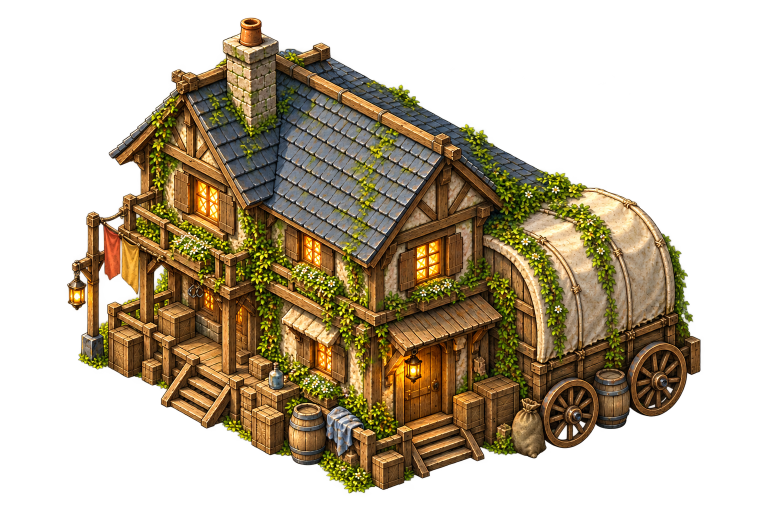
#> input picture assets/source/rare-landmarks-v1/01-merchants-last-stop-grid-v3.png, 1536 x 1024 px (shown at 1/2 size); its folder holds only this picture in this run
$ python audit-line-directions.py
#> lines starting #> are read from the running program, lines starting #| are printed output that depends on the picture; after the words box and inside, x2 and y2 are one past the last pixel; in counts of white or black regions, pixels touching at a corner belong together
"""Read-only line-direction diagnostic; roof slopes and irregular ruins require visual review."""
from pathlib import Path
from PIL import Image
import numpy as np, json
root=Path(__file__).parent
results=[]
for f in sorted(root.glob('*.png')):
    if '-grid-v2' in f.name: continue
    im=Image.open(f).convert('RGBA')
#> im is the input picture: PIL image 1536x1024 RGBA; mean R, G, B, A 75.8, 60.6, 31.4, 120.7
    im.thumbnail((768,768))
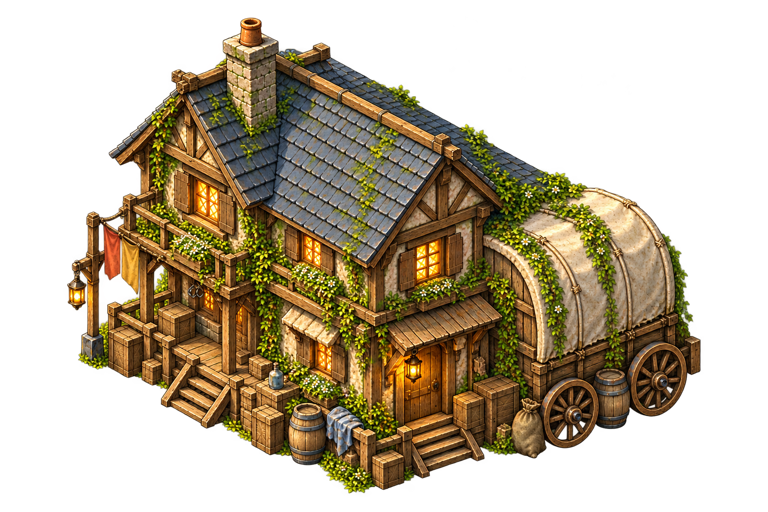
#> im: PIL image 768x512 RGBA; mean R, G, B, A 58.8, 46.6, 25.1, 120.8; transparent parts drawn white
    a=np.asarray(im).astype(float)
    gray=a[:,:,:3].mean(axis=2)
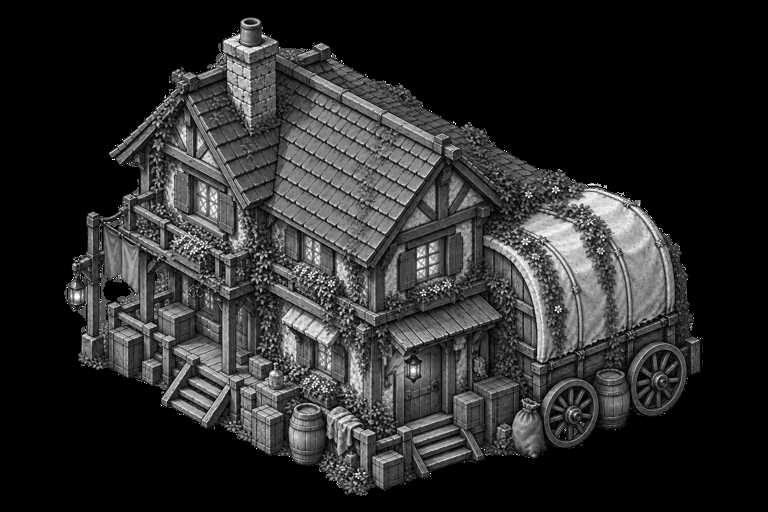
#> gray: shape (512, 768) float64; min 0, max 255, mean 43.5
    gy,gx=np.gradient(gray)
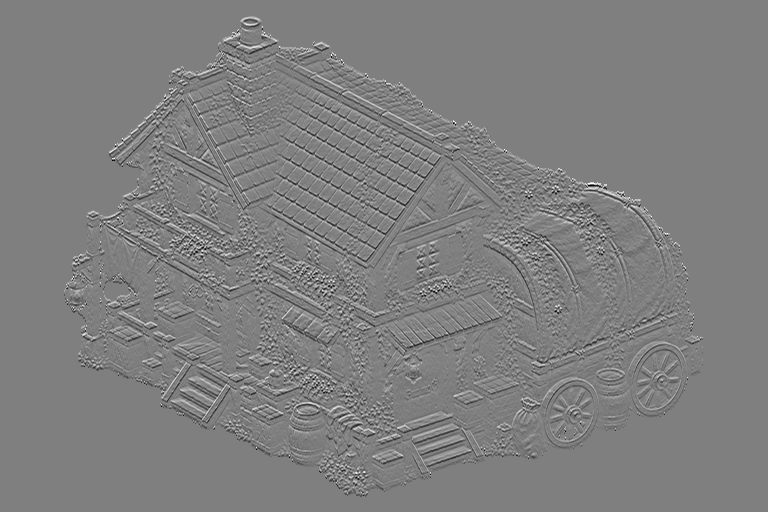
#> gy: shape (512, 768) float64; min -127.5, max 127.5, mean 0; drawn with min black and max white
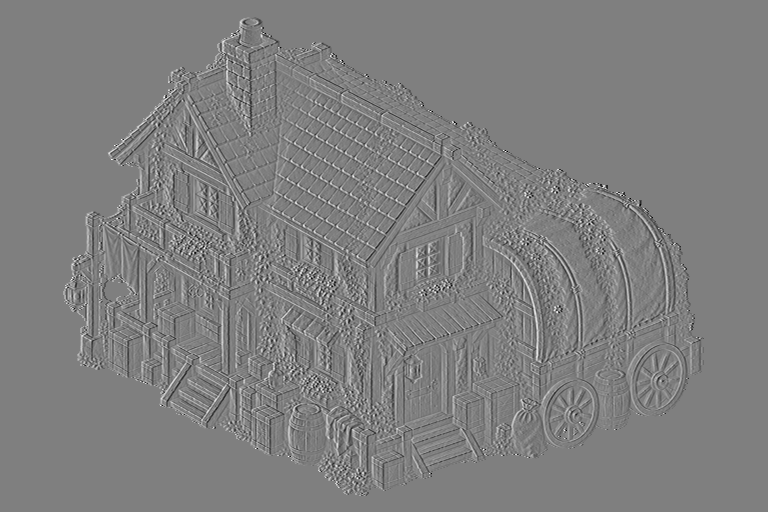
#> gx: shape (512, 768) float64; min -127.5, max 127.5, mean 0; drawn with min black and max white
    mag=np.hypot(gx,gy)
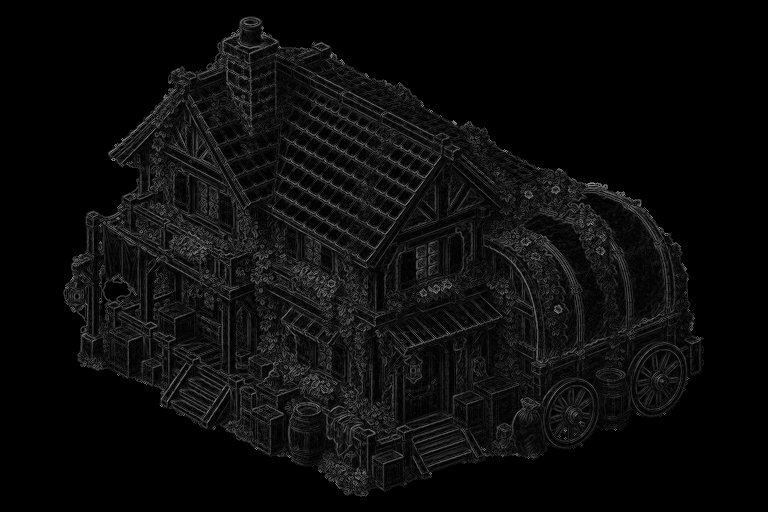
#> mag: shape (512, 768) float64; min 0, max 153.2, mean 12
    yy,xx=np.indices(gray.shape)
    mask=(mag>28)&(a[:,:,3]>200)&(yy>gray.shape[0]*.38)&(yy<gray.shape[0]*.95)
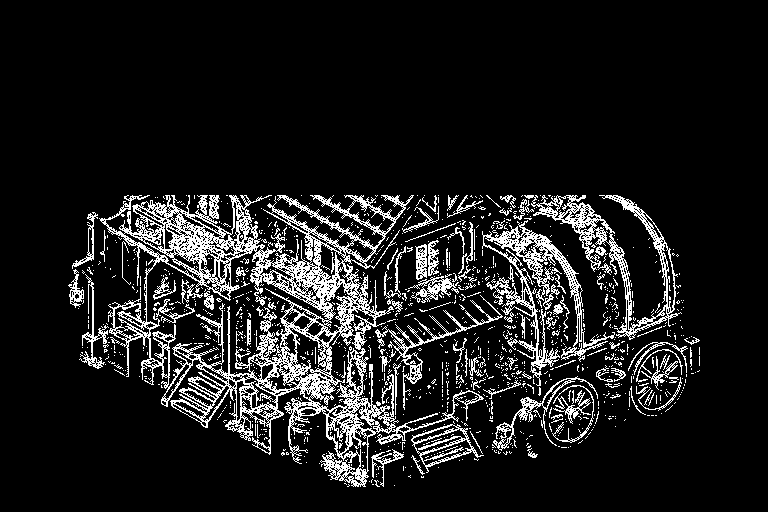
#> mask: shape (512, 768) bool; 11.4% white in thin lines or dots, all inside (x1, y1, x2, y2) = (68, 195, 700, 487)
    y,x=yy[mask],xx[mask]
    dx,dy=gx[mask],gy[mask]
    scans=[]
    for sign in [-1,1]:
        scores=[]
        for slope in np.arange(.25,.76,.005)*sign:
            align=np.abs(dx+slope*dy)/(np.hypot(dx,dy)*np.sqrt(1+slope*slope)+1e-6)
            take=align<.16
            bins=np.rint(y[take]-slope*x[take]+1024).astype(int)
            h=np.bincount(bins,minlength=3072)
            conv=np.convolve(h,np.ones(4),mode='valid')
            score=float(conv.max()) if len(conv) else 0
            scores.append((score,float(slope)))
        scans.append(sorted(scores,reverse=True)[:5])
#> after the loop, scans = [[(138, -0.445), (135, -0.45), (134, -0.44), (133, -0.415), (132, -0.42)], [(146, 0.51), (142, 0.565), (140, 0.58), (140, 0.575), (140, 0.555)]]
    results.append({'file':f.name,'strong_line_candidates':scans,'note':'Diagnostic only: sloped roofs and detailed trim can dominate.'})
(root/'line-direction-diagnostic.json').write_text(json.dumps(results,indent=2))
for r in results: print(r['file'],[round(s[0][1],3) for s in r['strong_line_candidates']])
#> this loop made 1 pass
#| 01-merchants-last-stop-grid-v3.png [-0.445, 0.51]

$ run again, on assets/source/rare-landmarks-v1/02-overgrown-bathhouse-grid-v5.png
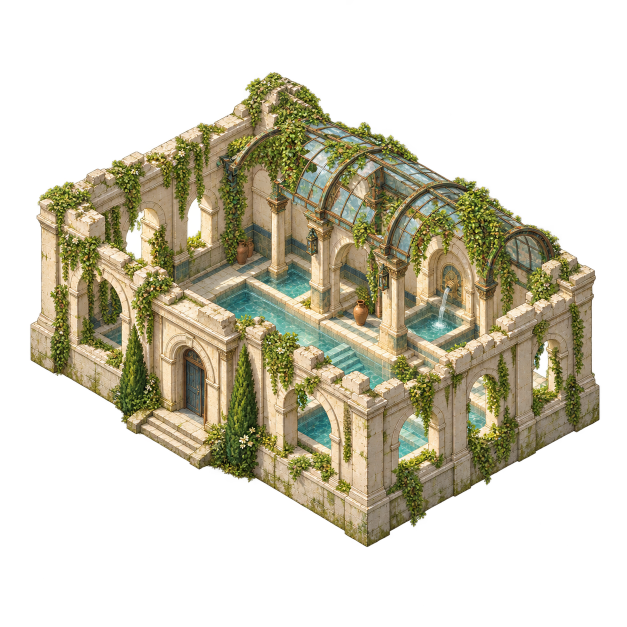
#> input picture assets/source/rare-landmarks-v1/02-overgrown-bathhouse-grid-v5.png, 1254 x 1254 px (shown at 1/2 size)
#> im is the input picture: PIL image 1254x1254 RGBA; mean R, G, B, A 65.9, 61.6, 43.2, 109.9
#> im: PIL image 768x768 RGBA
#> `gy,gx=np.gradient(gray)`:
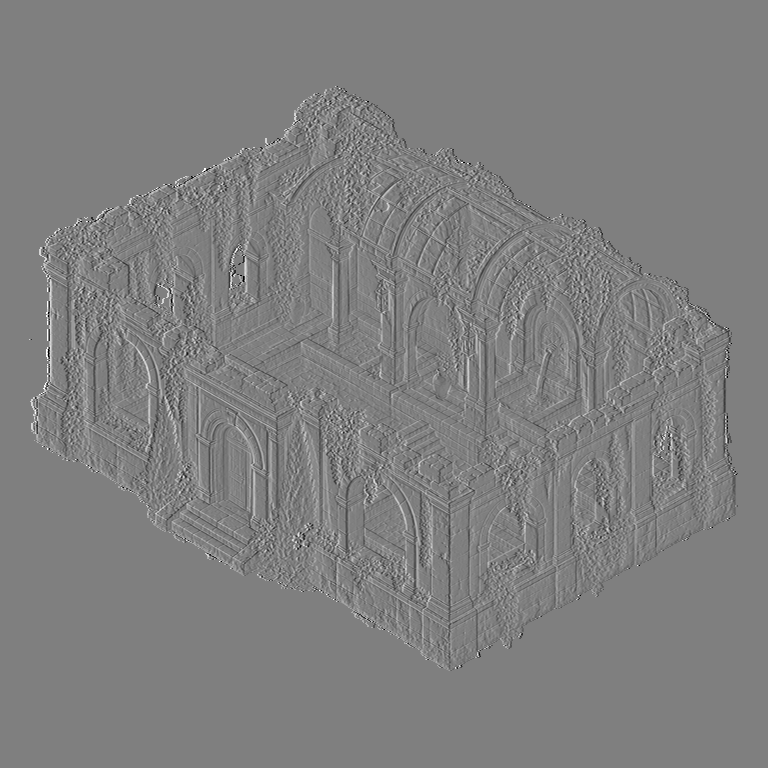
#> gx: shape (768, 768) float64; min -127.5, max 127.5, mean 0; drawn with min black and max white
#> `mask=(mag>28)&(a[:,:,3]>200)&(yy>gray.shape[0]*.38)&(yy<gray.shape[0]*..`:
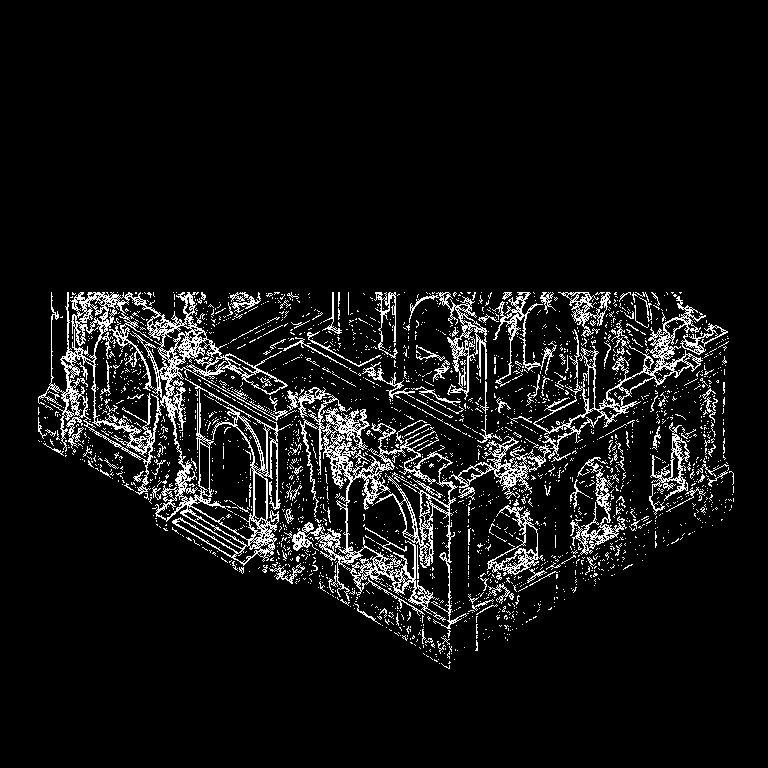
#> mask: shape (768, 768) bool; 7.4% white in thin lines or dots, all inside (x1, y1, x2, y2) = (38, 292, 734, 669)
#> after the loop `for sign in [-1,1]:`: scans = [[(116, -0.58), (114, -0.575), (114, -0.585), (111, -0.57), (110, -0.545)], [(155, 0.665), (150, 0.67), (148, 0.57), (147, 0.66), (144, 0.565)]]
#> the loop `for r in results: print(r['file'],[round(s[0][1],3) for s in r['strong..` made 1 pass
#| 02-overgrown-bathhouse-grid-v5.png [-0.58, 0.665]

$ run again, on assets/source/rare-landmarks-v1/02-overgrown-bathhouse-grid-v6.png
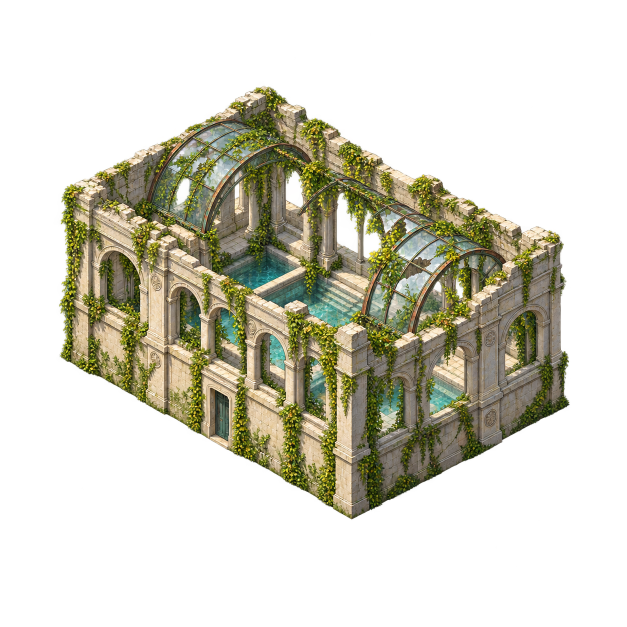
#> input picture assets/source/rare-landmarks-v1/02-overgrown-bathhouse-grid-v6.png, 1254 x 1254 px (shown at 1/2 size)
#> im is the input picture: PIL image 1254x1254 RGBA; mean R, G, B, A 49.4, 47.8, 33, 91.4
#> im: PIL image 768x768 RGBA
#> `gy,gx=np.gradient(gray)`:
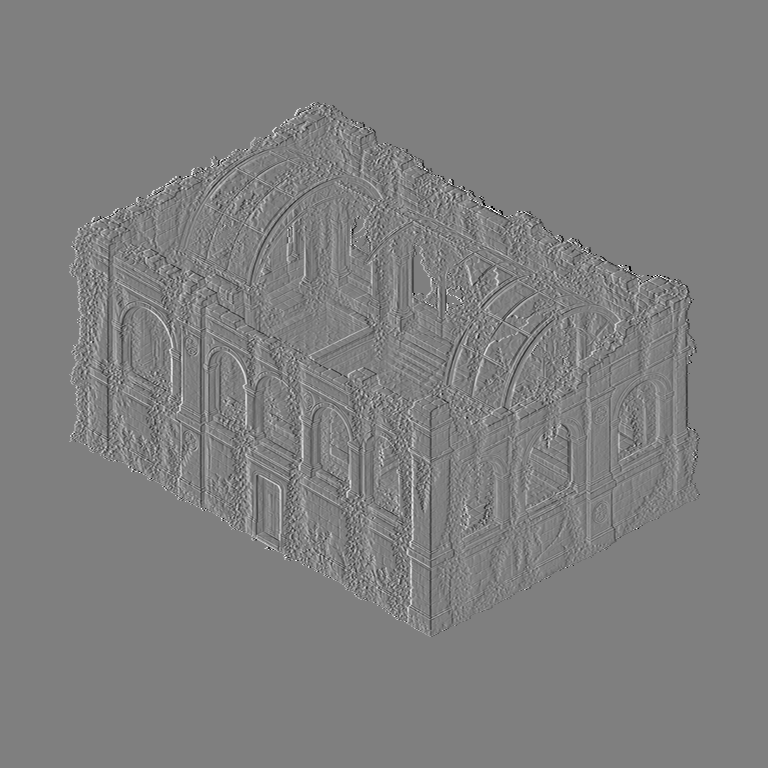
#> gx: shape (768, 768) float64; min -127.5, max 127.5, mean 0; drawn with min black and max white
#> `mask=(mag>28)&(a[:,:,3]>200)&(yy>gray.shape[0]*.38)&(yy<gray.shape[0]*..`:
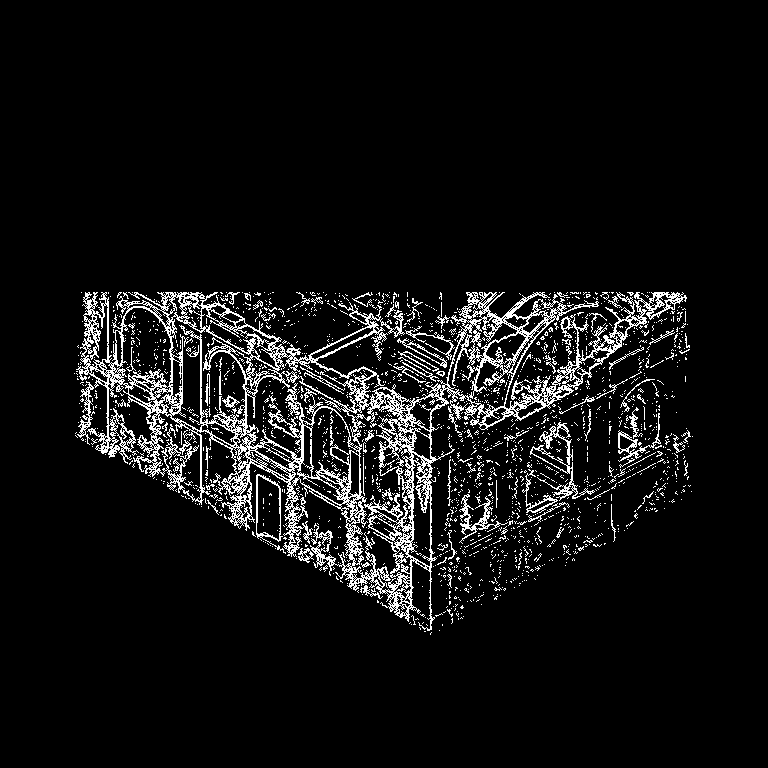
#> mask: shape (768, 768) bool; 7% white in thin lines or dots, all inside (x1, y1, x2, y2) = (74, 292, 693, 635)
#> after the loop `for sign in [-1,1]:`: scans = [[(149, -0.655), (146, -0.665), (145, -0.66), (137, -0.67), (135, -0.65)], [(195, 0.695), (190, 0.55), (188, 0.69), (186, 0.7), (186, 0.67)]]
#> the loop `for r in results: print(r['file'],[round(s[0][1],3) for s in r['strong..` made 1 pass
#| 02-overgrown-bathhouse-grid-v6.png [-0.655, 0.695]

$ run again, on assets/source/rare-landmarks-v1/02-overgrown-bathhouse.png
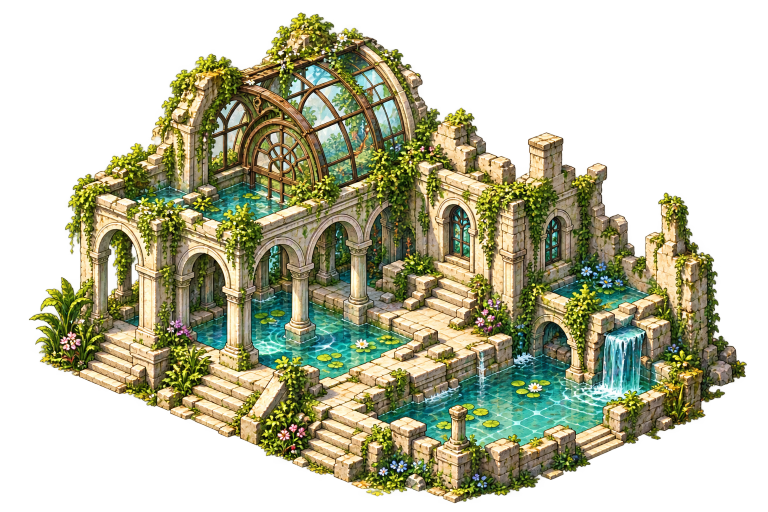
#> input picture assets/source/rare-landmarks-v1/02-overgrown-bathhouse.png, 1536 x 1024 px (shown at 1/2 size)
#> im is the input picture: PIL image 1536x1024 RGBA; mean R, G, B, A 93, 92.9, 55.8, 137.1
#> im: PIL image 768x512 RGBA
#> `gy,gx=np.gradient(gray)`:
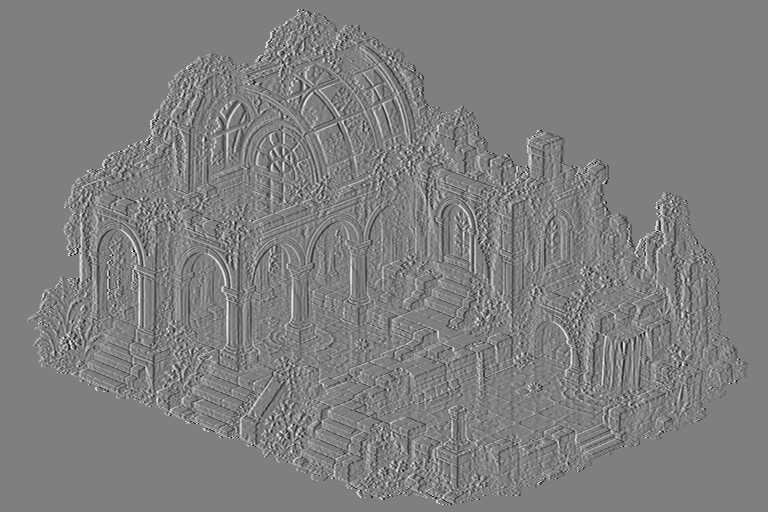
#> gx: shape (512, 768) float64; min -127.5, max 127.5, mean 0; drawn with min black and max white
#> `mask=(mag>28)&(a[:,:,3]>200)&(yy>gray.shape[0]*.38)&(yy<gray.shape[0]*..`:
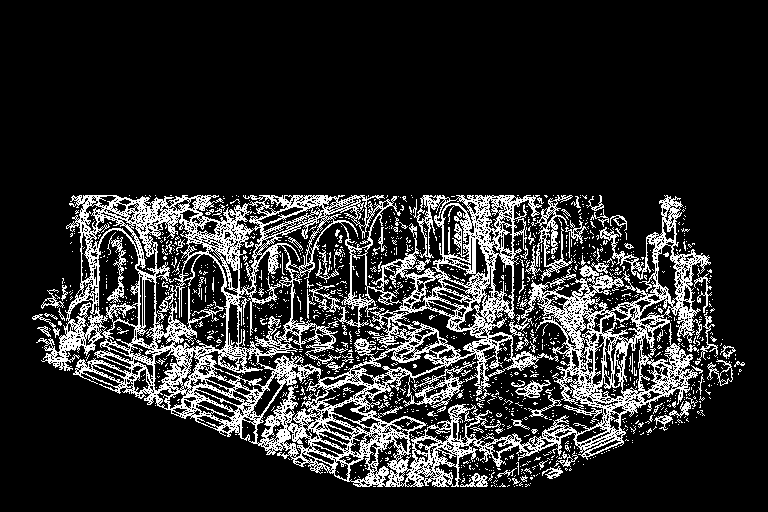
#> mask: shape (512, 768) bool; 16.6% white in thin lines or dots, all inside (x1, y1, x2, y2) = (32, 195, 745, 487)
#> after the loop `for sign in [-1,1]:`: scans = [[(169, -0.405), (166, -0.41), (164, -0.385), (163, -0.4), (162, -0.39)], [(194, 0.39), (183, 0.395), (181, 0.37), (180, 0.385), (174, 0.4)]]
#> the loop `for r in results: print(r['file'],[round(s[0][1],3) for s in r['strong..` made 1 pass
#| 02-overgrown-bathhouse.png [-0.405, 0.39]
